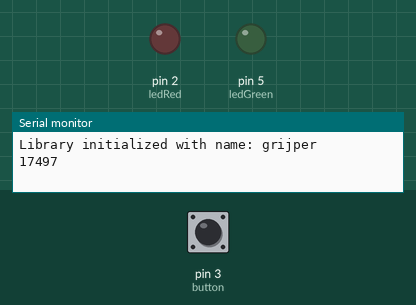
Bench run of a sketch on a simulated Arduino Uno, built with avr-gcc and run on an emulated ATmega328P. Parts: output pins drawn as LEDs (lit = HIGH), the last lines printed to the serial monitor. Inputs (shaded band) come from the test bench; at power-on: pin 3 (button) LOW.

Above: at 1.2 s.
1.3 s: pin 3 (button) pulled HIGH for 1 s
At 1.5 s:
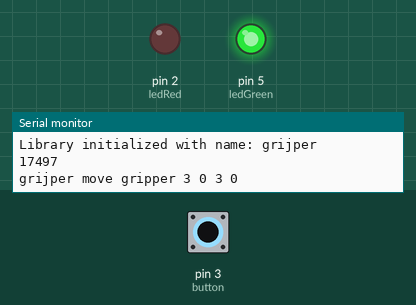
4.3 s: pin 3 (button) pulled HIGH for 3.2 s
At 8.5 s:
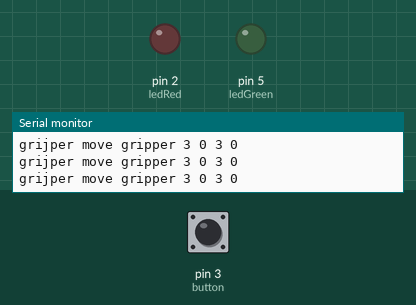
Timing chart, 0 to 10.0 s (numbered marks = the images above; inputs shaded):
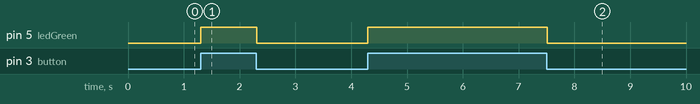

The sketch:

bridge.ino
```cpp
#include "BITL.h"

BITL grijper("grijper", 9600);

// kraan en grijper

int ledGreen = 5;
int ledRed = 2;
int button = 3;

int ledPin = 13; // Pin connected to the LED (use the built-in LED on pin 13)
String receivedData = ""; // Variable to store received data

void setup(){
    pinMode(ledGreen, OUTPUT);
    pinMode(ledRed, OUTPUT);
    pinMode(button, INPUT);
    Serial.begin(9600);
    Serial.println('READY');
}

void loop() {
  if (digitalRead(button)== HIGH){
    grijper.sendPos("gripper", 3, 0, 3, 0);
    digitalWrite(ledGreen, HIGH);
    delay(200);
    digitalWrite(ledGreen, LOW);
  }
}
```

BITL.cpp
```cpp
#include "BITL.h"

BITL::BITL(const String &name, long baud) {
    _deviceName = name;
    baudRate = baud;
    Serial.begin(baudRate);
    Serial.println("Library initialized with name: " + _deviceName);
}

void BITL::sendPos(const String &name, int rowfrom, int heightfrom, int rowto, int heightto) {
    Serial.println(_deviceName + " move " + name + " " + String(rowfrom) + " " + String(heightfrom) + " " + String(rowto) + " " + String(heightto));
}

void BITL::sendID(const String &name, String id) {
    Serial.println(_deviceName + " ID " + name + " " + id);
}

void BITL::goSend() {
    Serial.println(_deviceName + " move 0 0 0 0");
}

void BITL::goReceive() {
    Serial.println(_deviceName + " move 1 0 0 0");
}

void BITL::receive() { // prints and saves the received data as receivedData
    if (Serial.available() > 0) {
        String receivedData = Serial.readStringUntil('\n');
        Serial.println("Received: " + receivedData); // Verify received data
        return receivedData;
    }
}
```

BITL.h
```cpp
#ifndef BITL_H
#define BITL_H

#include <Arduino.h>

class BITL {
    public:
        BITL(const String &name, long baud);  // Constructor
        void sendPos(const String &name, int rowfrom, int heightfrom, int rowto, int heightto);
        void sendID(const String &name, String id);
        void goSend();
        void goReceive();
        void receive();
    private:
        String _deviceName;
        long baudRate;
};

#endif
```

Measured:
- after the input at 1.3 s, pin 5 (ledGreen): LOW → HIGH at once, → LOW 1.0 s later
- after the input at 4.3 s, pin 5 (ledGreen): LOW → HIGH at once, → LOW 3.2 s later
